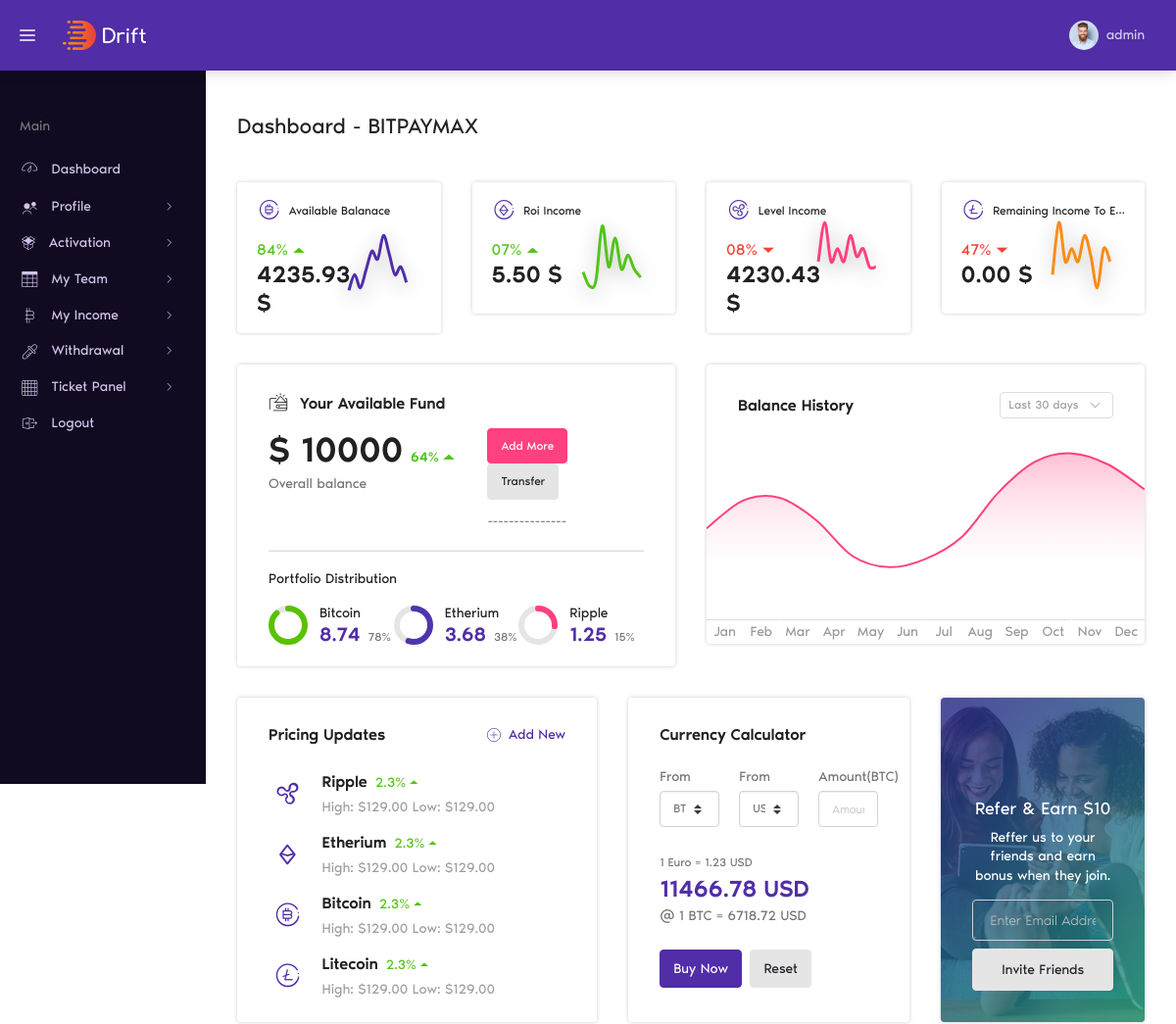
Page /profile/ (signed in, upper part) on the earlier database version.
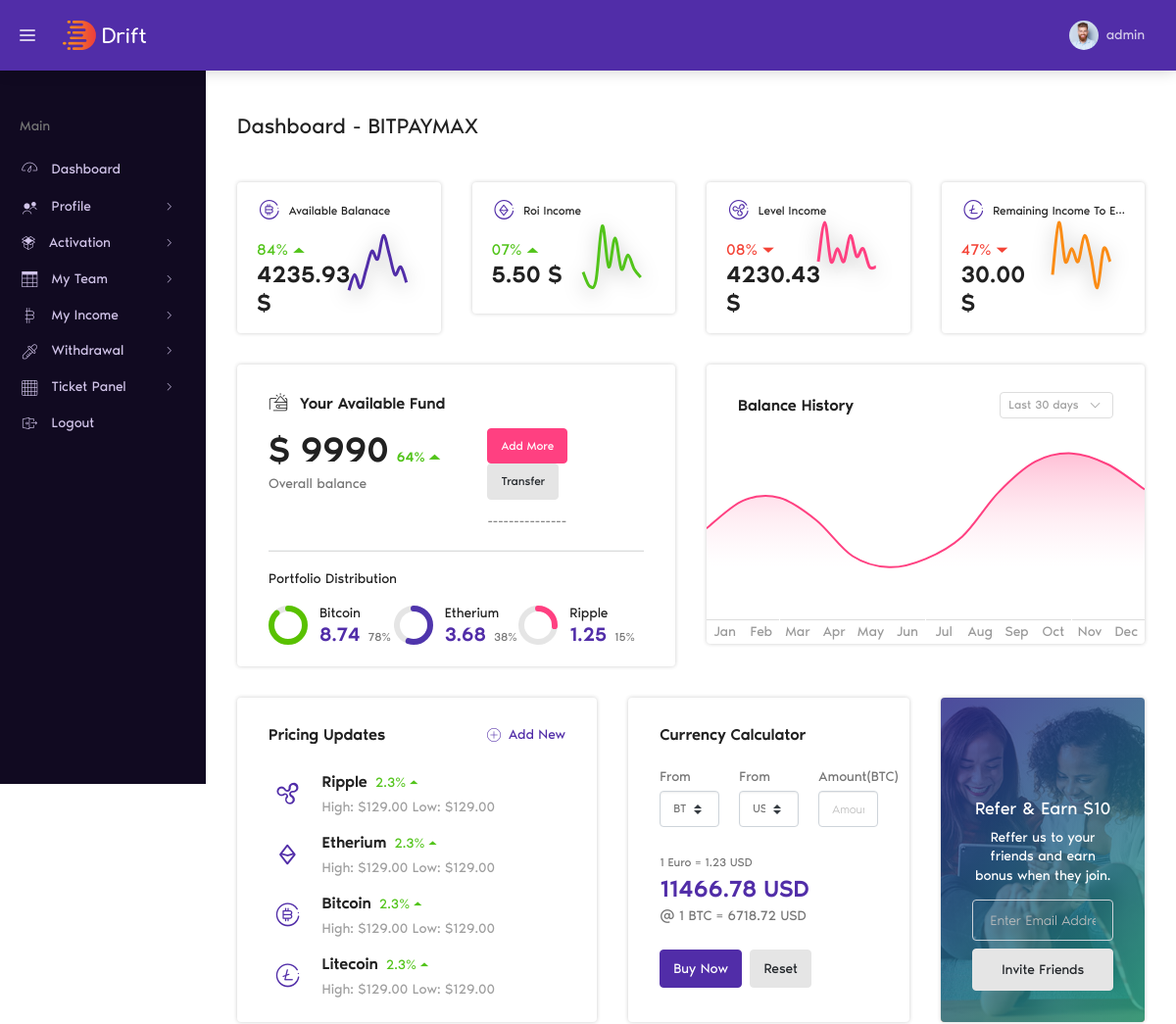
Same page on the later database version.
### profile_app/models.py (models this page shows, shortened)
class Fund(models.Model):
    user = models.OneToOneField("account.Account",on_delete=models.CASCADE)
    available_fund = models.PositiveIntegerField(default=0)
    previoud_fund = models.PositiveIntegerField(default=0)
    system_added = models.BooleanField(default=False)

### profile_app/views.py (the view)
# urls.py: path('profile/', include('profile_app.urls')),
@login_required
def profile(request):
    user = request.user
    fund_obj = Fund.objects.get(user = user)
    try:
        remain_price = (3 * user.packages.all().aggregate(Sum('amount')).get('amount__sum')) - user.total_income
    except Exception as e:
        remain_price = 0
    d = {
        'remain_price' : remain_price,
        'fund_obj' : fund_obj
    }
    return render(request,'profile1.html',d)

### profile_app/templates/profile1.html (shortened to what the changed rows need)
{% extends "base.html" %}
{% load static %}
{% block content %}
<div class="dt-content-wrapper">
    <div class="dt-content">
        <div class="dt-page__header">
            <h1 class="dt-page__title">Dashboard - BITPAYMAX</h1>
        </div>
        <div class="row">
            <div class="col-xl-3 col-sm-6">
                <div class="dt-card">
                    <div class="dt-card__body px-5 pb-4">
                        <div class="row no-gutters">
                            <div class="col-6">
                                <div class="d-flex align-items-center text-danger">
                                    <span class="f-16 mr-1">47%</span>
                                    <i class="icon icon-pointer-down"></i>
                                </div>
                                <span class="display-4 font-weight-500 text-dark">{{ remain_price|floatformat:2 }} $</span>
                            </div>
                        </div>
                    </div>
                </div>
            </div>
            <div class="col-xl-6">
                <div class="dt-card dt-card__full-height">
                    <div class="dt-card__body pb-4">
                        <div class="row no-gutters">
                            <div class="col-sm-7 mb-8 mb-sm-0">
                                <div class="d-flex align-items-baseline mb-1">
                                    <span class="display-2 font-weight-500 text-dark mr-2">$ {{ fund_obj.available_fund }}</span>
                                    <div class="trending-section font-weight-500 text-success">
                                        <span class="value">64%</span>
                                        <i class="icon icon-pointer-up"></i>
                                    </div>
                                </div>
                            </div>
                        </div>
                    </div>
                </div>
            </div>
            <div class="col-xl-4 col-md-6">
                <div class="dt-card dt-card__full-height">
                    <div class="dt-card__body">
                        <form>
                            <div class="mb-6">
                                <h2 class="mb-1 display-4 font-weight-500 text-primary">11466.78 USD</h2>
                            </div>
                        </form>
                    </div>
                </div>
            </div>
        </div>
    </div>
</div>
{% endblock content %}

Differences in the rows shown:
changed Fund: available_fund "10000" → "9990"
Other differences:
{{ remain_price|floatformat:2 }}: "0.00" → "30.00"
